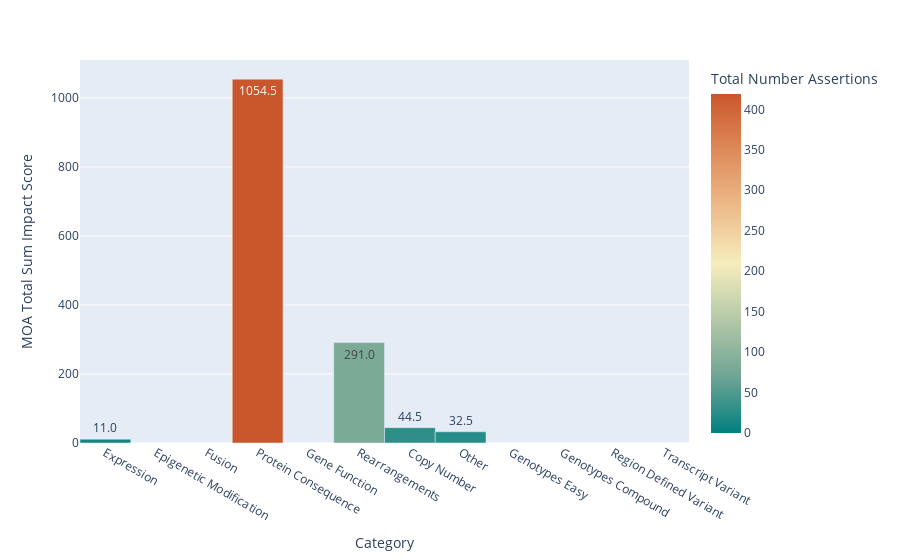

Notebook code cell kept with this figure:
### Code cell
fig3 = px.bar(
    not_supported_feature_impact_df,
    x="Category",
    y="MOA Total Sum Impact Score",
    hover_data=["Total Number Assertions"],
    color="Total Number Assertions",
    labels={"MOA Total Sum Impact Score": "MOA Total Sum Impact Score"},
    text_auto=".1f",
    color_continuous_scale="geyser",
)
fig3.update_traces(width=1)
fig3.show()

### Figure 1 — Plotly figure (JSON) as saved in the notebook; plotly's stock layout.template omitted (floating-point values rounded to 4 significant figures)
{"data": [{"alignmentgroup": "True", "customdata": [[12], [0], [0], [419], [0], [81], [29], [23], [0], [0], [0], [0]], "hovertemplate": "Category=%{x}<br>MOA Total Sum Impact Score=%{y}<br>Total Number Assertions=%{marker.color}<extra></extra>", "legendgroup": "", "marker": {"color": [12, 0, 0, 419, 0, 81, 29, 23, 0, 0, 0, 0], "coloraxis": "coloraxis", "pattern": {"shape": ""}}, "name": "", "offsetgroup": "", "orientation": "v", "showlegend": false, "textposition": "auto", "texttemplate": "%{y:.1f}", "type": "bar", "width": 1, "x": ["Expression", "Epigenetic Modification", "Fusion", "Protein Consequence", "Gene Function", "Rearrangements", "Copy Number", "Other", "Genotypes Easy", "Genotypes Compound", "Region Defined Variant", "Transcript Variant"], "xaxis": "x", "y": [11, 0, 0, 1054.0, 0, 291, 44.5, 32.5, 0, 0, 0, 0], "yaxis": "y"}], "layout": {"barmode": "relative", "coloraxis": {"colorbar": {"title": {"text": "Total Number Assertions"}}, "colorscale": [[0, "rgb(0, 128, 128)"], [0.1667, "rgb(112, 164, 148)"], [0.3333, "rgb(180, 200, 168)"], [0.5, "rgb(246, 237, 189)"], [0.6667, "rgb(237, 187, 138)"], [0.8333, "rgb(222, 138, 90)"], [1, "rgb(202, 86, 44)"]]}, "legend": {"tracegroupgap": 0}, "margin": {"t": 60}, "xaxis": {"anchor": "y", "domain": [0, 1], "title": {"text": "Category"}}, "yaxis": {"anchor": "x", "domain": [0, 1], "title": {"text": "MOA Total Sum Impact Score"}}}}
